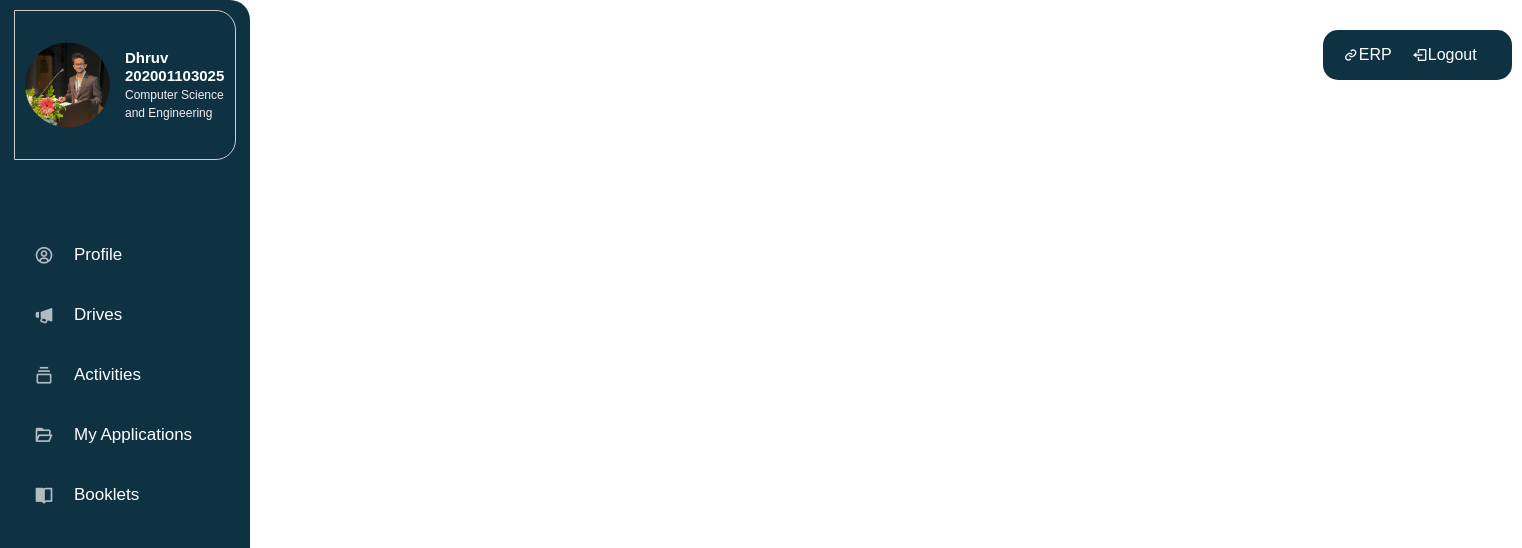
The app's page /sidebar/ (signed in) with its own data.
### users/models.py (models this page shows, shortened)
class Student(models.Model):
    user = models.OneToOneField(CustomUser,on_delete=models.CASCADE,null=True,blank=True)
    Placement_choice = [
        ('On-campus','On-campus'),
        ('Off-campus','Off-campus'),
    ]
    preferences=[
        ('Job','Job'),
        ('Entrepreneurship','Entrepreneurship'),
        ('Higher Studies','Higher Studies')
    ]
    Gap =[
        ('0','0'),
        ('1','1'),
        ('2','2'),
    ]
    Boolean_choices =[
        ('No','No'),
        ('Yes','Yes'),
    ]
    GENDER_CHOICES = [
        ('M', 'Male'),
        ('F', 'Female'),
        ('O', 'Other'),
    ]
    FIRST_NAME = models.CharField(max_length=255)
    MIDDLE_NAME = models.CharField(max_length=255)
    LAST_NAME= models.CharField(max_length=255)
    PRN = models.PositiveIntegerField(unique=True)
    DOB = models.DateField()
    GENDER = models.CharField(max_length=10, choices=GENDER_CHOICES)
    EMAIL = models.EmailField(unique=True)
    PERSONAL_EMAIL = models.EmailField(unique=True)
    AGE = models.PositiveIntegerField()
    MOBILE_NO = models.PositiveIntegerField()
    ALT_Mobile_NO = models.PositiveIntegerField()
    LOCAL_ADDRS = models.CharField(max_length=255)
    PERM_ADDRS = models.CharField(max_length=255)
    Native_Place = models.CharField(max_length=255)
    X_Percentage = models.DecimalField(max_digits=5, decimal_places=2)
    Xth_marksheet = models.FileField(upload_to='documents/10th', null=True, blank=True)
    X_year_of_passing = models.PositiveIntegerField()
    X_board = models.CharField(max_length=255)
    XIIth_marksheet = models.FileField(upload_to='documents/12th', null=True, blank=True)
    XII_Percentage = models.DecimalField(max_digits=5, decimal_places=2, null=True, blank=True)
    XII_year_of_passing = models.PositiveIntegerField(null=True, blank=True)
    XII_board = models.CharField(max_length=255, null=True, blank=True)
    Diploma_percentage = models.DecimalField(max_digits=5, decimal_places=2, null=True, blank=True)
    Diploma_Firstyear_marksheet = models.FileField(upload_to='documents/diploma1', null=True, blank=True)
    Diploma_Secondyear_marksheet = models.FileField(upload_to='documents/diploma2', null=True, blank=True)
    Diploma_Thirdyear_marksheet = models.FileField(upload_to='documents/diploma3', null=True, blank=True)
    Diploma_year_of_passing = models.PositiveIntegerField(null=True, blank=True)
    Diploma_college = models.CharField(max_length=255, null=True, blank=True)
    Diploma_branch = models.CharField(max_length=255, null=True, blank=True)
    Admission_Type = models.CharField(max_length=255)
    YEAR_CHOICES = [(str(year), str(year)) for year in range(2020, 2031)]
    Pass_out_Year = models.CharField(max_length=10, choices=YEAR_CHOICES)
    department = models.ForeignKey(Department, on_delete=models.SET_NULL, null=True)
    SEM_1_sgpa = models.DecimalField(max_digits=4, decimal_places=2)
    sem1_marksheet = models.FileField(upload_to='documents/Sem1', null=True, blank=True)
    SEM_2_sgpa = models.DecimalField(max_digits=4, decimal_places=2)
    sem2_marksheet = models.FileField(upload_to='documents/Sem2', null=True, blank=True)
    SEM_3_sgpa = models.DecimalField(max_digits=4, decimal_places=2)
    sem3_marksheet = models.FileField(upload_to='images/documents/Sem3', null=True, blank=True)
    SEM_4_sgpa = models.DecimalField(max_digits=4, decimal_places=2)
    sem4_marksheet = models.FileField(upload_to='documents/Sem4', null=True, blank=True)
    SEM_5_sgpa = models.DecimalField(max_digits=4, decimal_places=2, null=True, blank=True)
    sem5_marksheet = models.FileField(upload_to='documents/Sem5', null=True, blank=True)
    SEM_6_sgpa = models.DecimalField(max_digits=4, decimal_places=2, null=True, blank=True)
    sem6_marksheet = models.FileField(upload_to='documents/Sem6', null=True, blank=True)
    SEM_7_sgpa = models.DecimalField(max_digits=4, decimal_places=2, null=True, blank=True)
    sem7_marksheet = models.FileField(upload_to='documents/Sem7', null=True, blank=True)
    SEM_8_sgpa = models.DecimalField(max_digits=4, decimal_places=2, null=True, blank=True)
    sem8_marksheet = models.FileField(upload_to='documents/Sem8', null=True, blank=True)
    AVG_TILL_SEM_cgpa = models.DecimalField(max_digits=5, decimal_places=2, null=True, blank=True)
    AVG_TILL_SEM_percentage = models.DecimalField(max_digits=5, decimal_places=2, null=True, blank=True)
    Live_backlogs = models.CharField(max_length=25,choices=Boolean_choices)
    Dead_backlogs = models.CharField(max_length=25, choices=Boolean_choices)
    Year_gap = models.CharField(max_length=255,choices=Gap)
    Languages = models.CharField(max_length= 100)
    minor_projects =models.CharField(max_length= 200)
    major_projects =models.CharField(max_length= 200)
    Preference_1 = models.CharField(max_length=255,choices=preferences)
    Preference_2 = models.CharField(max_length=255,choices=preferences)
    Preference_3 = models.CharField(max_length=255,choices=preferences)
    Placed = models.CharField(max_length =20,choices= Boolean_choices, null=True, blank=True)
    Placement_type = models.CharField(max_length =20, null=True, blank=True ,choices=Placement_choice)
    Company_name = models.CharField(max_length =20, null=True, blank=True)
    Profile_photo = models.ImageField(upload_to='images/profiles/student', null=True, blank=True)

class CustomUser(AbstractUser):
    USER_CHOICES = [
        ('Student', 'Student'),
        ('Coordinator', 'Coordinator'),
        ('TNP-Office', 'TNP-Office'),
    ]
    user_type = models.CharField(max_length=15, choices=USER_CHOICES,default ='Student')
    username = models.CharField(max_length=10,null=True,blank=True)
    USERNAME_FIELD = 'email'
    REQUIRED_FIELDS = []
    email = models.EmailField(unique=True)

### notices/models.py (models this page shows)
class Department(models.Model):
    name = models.CharField(max_length=100)
    id = models.AutoField(primary_key=True)
    def __str__(self):
        return self.name

### notices/views.py (the view)
# urls.py: path('sidebar/',views.sidebar, name='sidebar'),
def sidebar (request):
    context = {'user': request.user}
    return render(request,'sidebar.html',context)

### notices/context_processors.py (called while the page is built)
def sidebar_profile(request):
    user_profile = None
    if request.user.is_authenticated:
        if request.user.user_type == 'Coordinator':
            user_profile = Coordinator.objects.get(user=request.user)
        elif request.user.user_type == 'Student':
            user_profile = Student.objects.get(user=request.user)
        elif request.user.user_type == 'TNP-Office':
            user_profile = TNPOffice.objects.get(user=request.user)
    return {'user_profile': user_profile}

### users/authentication.py (called while the page is built)
    def get_user(self, user_id):
        UserModel = get_user_model()
        try:
            return UserModel.objects.get(pk=user_id)
        except UserModel.DoesNotExist:
            return None

### notices/templates/sidebar.html (shortened to what this page needs)
{% load static %}
<!DOCTYPE html>
<html lang="en">
<head>
    <link rel="stylesheet" type="text/css" href="{% static 'css/sidebar.css' %}" />
    <link href='https://unpkg.com/boxicons@2.1.1/css/boxicons.min.css' rel='stylesheet'>
</head>
<body>
    <div class="sidebar-container">
        <div class="horizontal-bar">
            <div class="erp-logout-links">
                <a href="https://erp.mgmu.ac.in/" class="erp-col">
                    <i class='bx bx-link icon erp-icon'></i>
                    <span class="text nav-text erp-text">ERP</span>
                </a>
                <a href="{% url 'logout' %}" class="logout-col">
                    <i class='bx bx-log-out icon logout-icon'></i>
                    <span class="text nav-text logout-text">Logout</span>
                </a>
            </div>
        </div>
    <nav class="sidebar">
        <header>
            <div class="profile-container">
                <div class="profile-picture">
                    {% if user_profile.Profile_photo %}
                    <img src="{{ user_profile.Profile_photo.url }}" alt="Profile Picture" class="profile-image" />
                    {% elif user_profile.PROFILE_PHOTO %}
                    <img src="{{ user_profile.PROFILE_PHOTO.url }}" alt="Profile Picture" class="profile-image" />
                    {% else %}
                    <img src="{% static 'images/user-default.png.' %}" alt="Placeholder Profile Picture" class="profile-image" />
                    {% endif %}
                </div>
                <div class="profile-info">
                    <span class="name">
                        {% if request.user.student %}
                        {{ request.user.student.FIRST_NAME }}
                        {{ request.user.student.PRN }}
                        {% elif request.user.coordinator %}
                        {{ request.user.coordinator.NAME }}
                        {{ request.user.coordinator.C_ID }}
                        {% elif request.user.tnpoffice %}
                        {{ request.user.tnpoffice.NAME }}
                        {{ request.user.tnpoffice.T_ID }}
                        {% endif %}
                    </span>
                    <span class="department">{% if request.user.user_type == 'Student' %}
                        <span class="department">{{ request.user.student.department }}</span>
                    {% elif request.user.user_type == 'Coordinator' %}
                        <span class="department">{{ request.user.coordinator.department }}</span>
                    {% endif %}</span>
                </div>
            </div>
        </header>
        <div class="menu-bar">
            <div class="menu">
            <ul class="menu-links">
                    {% if request.user.is_authenticated and request.user.user_type == 'Student' %}
                    <li class="nav-link {% if request.path|slice:":16" == '/student-profile' %}active{% endif %}">
                        <a href="{% url 'student_profile' student_prn=request.user.student.PRN %}">
                            <i class='bx bx-user-circle icon'></i>
                            <span class="text nav-text">Profile</span>
                        </a>
                    </li>
                {% endif %}
                <li class="nav-link {% if request.path|slice:":11" == '/all-drives' %}active{% endif %}">
                    <a href="{% url 'all-drives' %}">
                            <i class='bx bxs-megaphone icon' ></i>
                            <span class="text nav-text">Drives</span>
                        </a>
                    </li>
                    <li class="nav-link {% if request.path|slice:":11" == '/activities' %}active{% endif %}">
                        <a href="{% url 'activities' %}">
                            <i class='bx bx-collection icon'></i>
                            <span class="text nav-text">Activities</span>
                        </a>
                    </li>
                    {% if request.user.is_authenticated and request.user.user_type == 'Student' %}
                    <li class="nav-link {% if request.path|slice:":16" == '/my_applications' %}active{% endif %}">
                        <a href="{% url 'my_applications' student_prn=request.user.student.PRN %}">
                            <i class='bx bx-folder-open icon' ></i>
                            <span class="text nav-text">My Applications</span>
                        </a>
                    </li>
                    {% endif %}
                    <li class="nav-link {% if request.path == '/booklets/' %}active{% endif %}">
                        <a href="{% url 'all-booklets' %}">
                            <i class='bx bxs-book-open icon' ></i>
                            <span class="text nav-text">Booklets</span>
                        </a>
                    </li>
            </ul>
            </div>
    </nav>
    </div>
</body>
</html>

### staticfiles/css/sidebar.css (style rules this page uses)
.sidebar-container { display: flex; }
.horizontal-bar { position: absolute; top: 30px; left: 35cm; right: 4cm; width: 5cm; height: 50px; display: flex; background-color: #0f3243; border-radius: 15px 15px 15px 15px; }
.erp-logout-links { display: flex; align-items: center; }
.erp-logout-links a { color: #fff; text-decoration: none; display: flex; align-items: center; margin-left: 20px; }
.profile-container { position: relative; display: flex; align-items: center; padding: 10px; border: 1px solid #ccc; height: 150px; border-radius: 0 20px 20px 0; background-color: #0f3243; }
.profile-picture { width: 85px; height: 85px; border-radius: 50%; position: absolute; top: 50%; transform: translateY(-50%); }
.profile-image { width: 100%; height: 100%; object-fit: cover; border-radius: 50px; }
.profile-info { margin-left: 100px; }
.profile-info .name { font-size: 15px; font-weight: 600; color: white; }
.profile-info .department { font-size: 12px; color: #f4eded; }
* { margin: 0; padding: 0; box-sizing: border-box; font-family: 'Poppins', sans-serif; }
.sidebar { position: fixed; top: 0; left: 0; height: 100%; width: 250px; padding: 10px 14px; background: #0f3243; transition: var(--tran-05); z-index: 100; border-radius: 0 20px 20px 0; font-family: 'Poppins', sans-serif; }
.sidebar li { height: 50px; list-style: none; display: flex; align-items: center; margin-top: 10px; }
.sidebar header .image, .sidebar .icon { min-width: 60px; border-radius: 6px; }
.sidebar .icon { min-width: 60px; border-radius: 6px; height: 100%; display: flex; align-items: center; justify-content: center; font-size: 20px; color: rgba(234, 236, 239, 0.742); }
.sidebar .text { color: white; transition: var(--tran-03); }
.sidebar .text { font-size: 17px; font-weight: 500; white-space: nowrap; opacity: 1; }
.sidebar header { position: relative; }
.sidebar .menu { margin-top: 60px; }
.sidebar li a { list-style: none; height: 100%; background-color: transparent; display: flex; align-items: center; height: 100%; width: 100%; border-radius: 6px; text-decoration: none; transition: var(--tran-03); }
.sidebar .menu-bar { height: calc(100% - 55px); display: flex; flex-direction: column; justify-content: space-between; }

### records on screen
Student: Profile_photo (picture)
CustomUser: user.student.FIRST_NAME "Dhruv", user.student.PRN "202001103025", user.student.department "Computer Science and Engineering"
